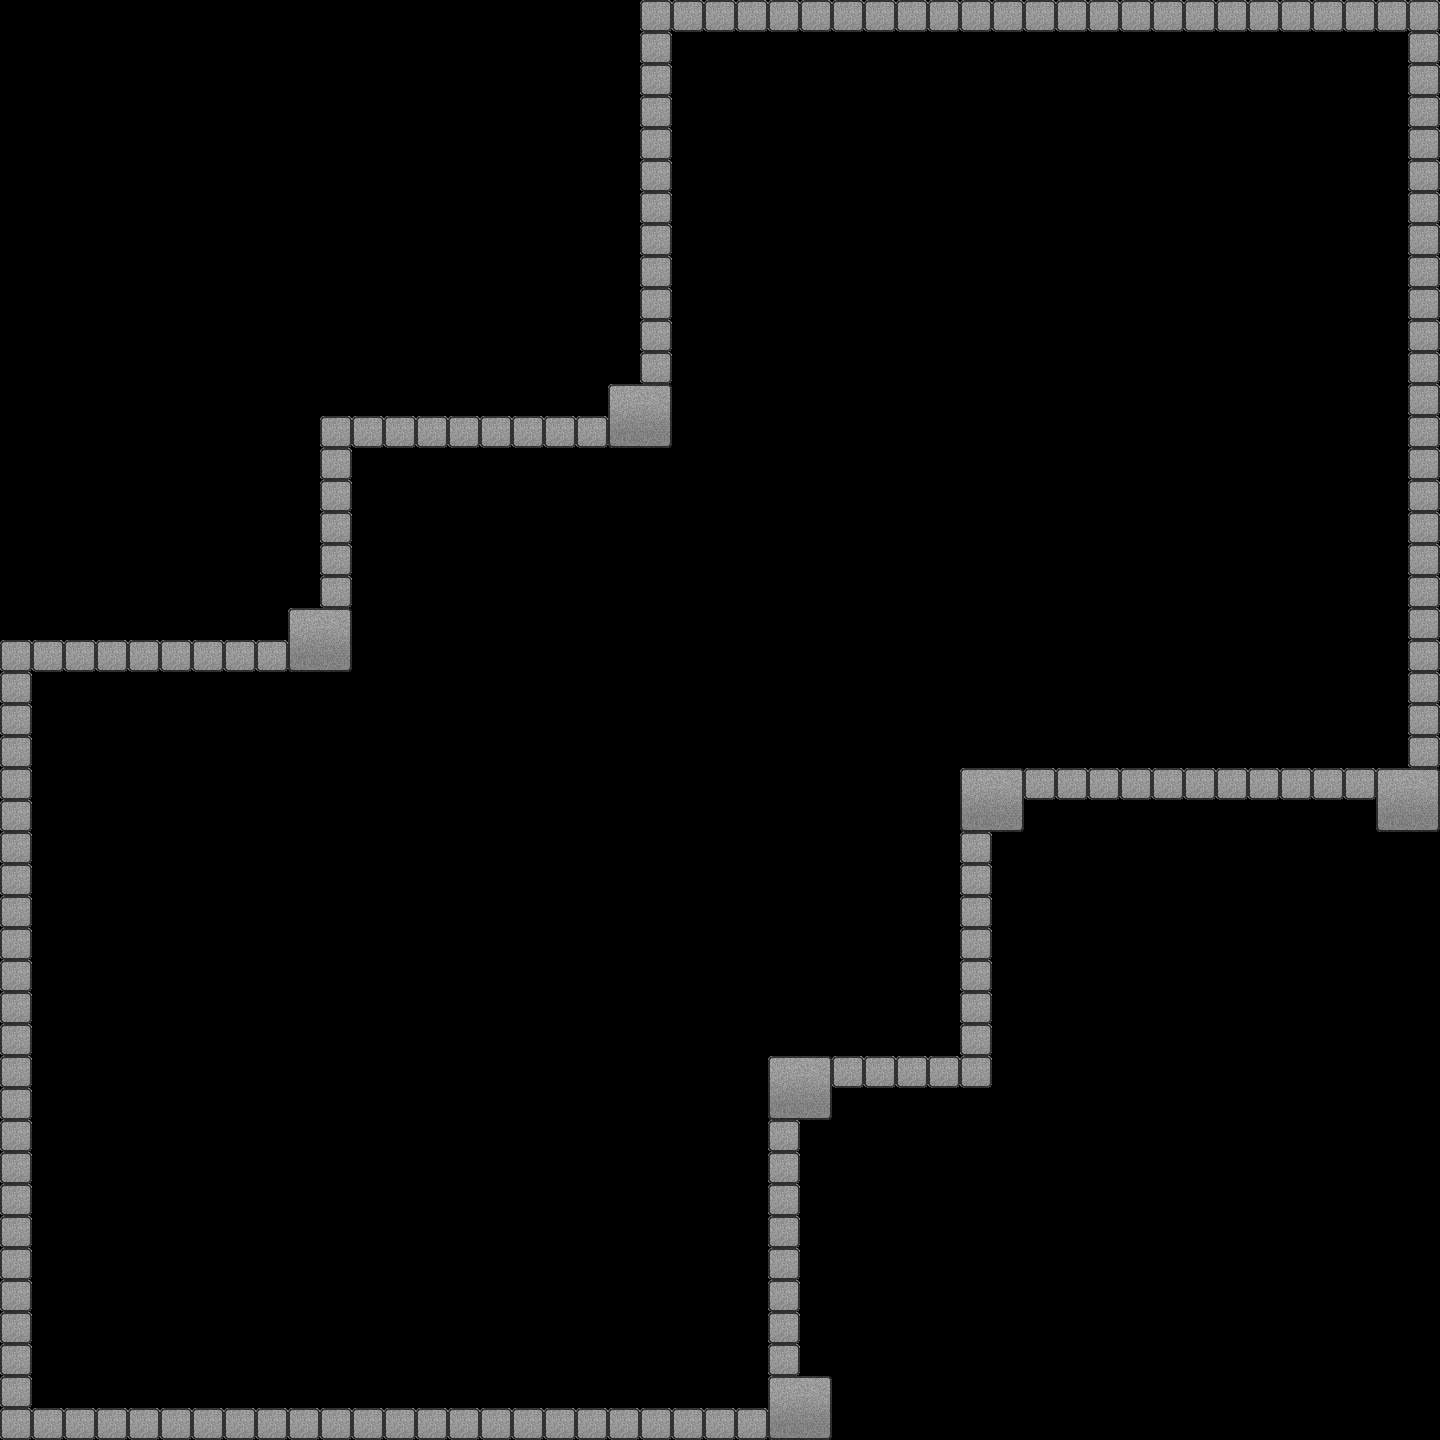

This game map was drawn from its Tiled (.tmx) file and the tilesets committed beside it. A one-line description and the trimmed map source follow:
An orthogonal 45x45 tile map with 32x32 px tiles, 1 tile layer (stageTiles) and 14 objects (PlayerStart, Goal).

<map version="1.0" orientation="orthogonal" width="45" height="45" tilewidth="32" tileheight="32">
 <tileset firstgid="1" name="grayBrickTileset" tilewidth="32" tileheight="32">
  <image source="grayBrickTileset.png" width="96" height="64" />
 </tileset>
 <layer name="stageTiles" width="45" height="45">
  <data>[2025 cells, 184 non-empty, 5 distinct tile ids]</data>
 </layer>
 <objectgroup name="Game Objects" width="45" height="45">
  <object name="PlayerStart" x="96" y="1344" />
  <object name="Goal" x="1312" y="128" />
 </objectgroup>
 <objectgroup name="Collisions" width="45" height="45">
  <object x="0" y="640" width="352" height="32" />
  <object x="320" y="416" width="352" height="32" />
  <object x="960" y="768" width="32" height="288" />
  <object x="768" y="1056" width="32" height="352" />
  <object x="0" y="672" width="32" height="736" />
  <object x="800" y="1056" width="192" height="32" />
  <object x="320" y="448" width="32" height="192" />
  <object x="0" y="1408" width="800" height="32" />
  <object x="640" y="0" width="32" height="416" />
  <object x="992" y="768" width="416" height="32" />
  <object x="672" y="0" width="768" height="32" />
  <object x="1408" y="32" width="32" height="768" />
 </objectgroup>
</map>
